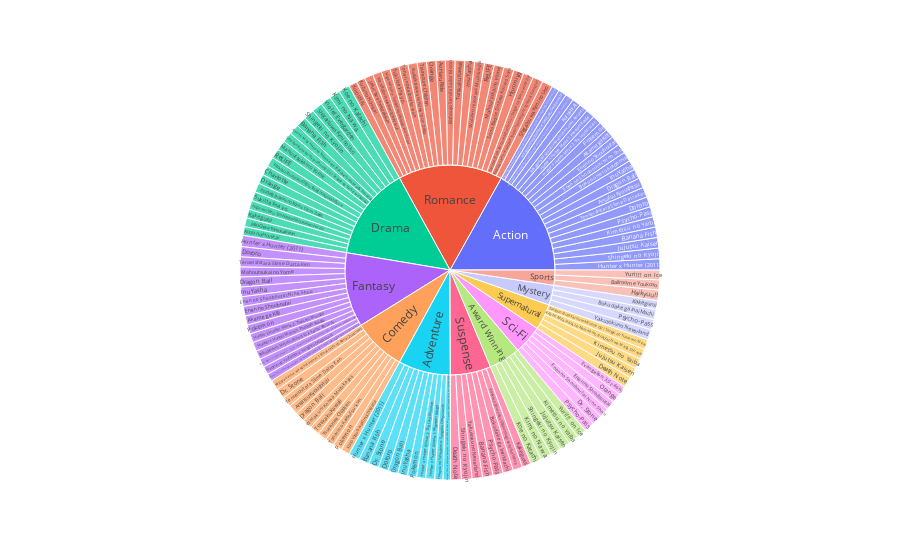

Notebook source saved alongside this figure:
### Code cell
# Interactive Visualization of Animes
px.sunburst(df_exploded, path=['genres', 'title'], values='score')

### Figure 1 — Plotly figure (JSON) as saved in the notebook; plotly's stock layout.template omitted (floating-point values rounded to 4 significant figures; data arrays with more than 128 entries replaced by an {"elided": "..."} marker saying what was removed)
{"data": [{"branchvalues": "total", "domain": {"x": [0, 1], "y": [0, 1]}, "hovertemplate": "labels=%{label}<br>score=%{value}<br>parent=%{parent}<br>id=%{id}<extra></extra>", "ids": {"elided": "146 str values"}, "labels": {"elided": "146 str values"}, "level": "d64fc6", "name": "", "parents": {"elided": "146 str values"}, "type": "sunburst", "values": {"elided": "146 float values"}}], "layout": {"autosize": true, "legend": {"tracegroupgap": 0}, "margin": {"t": 60}}}
